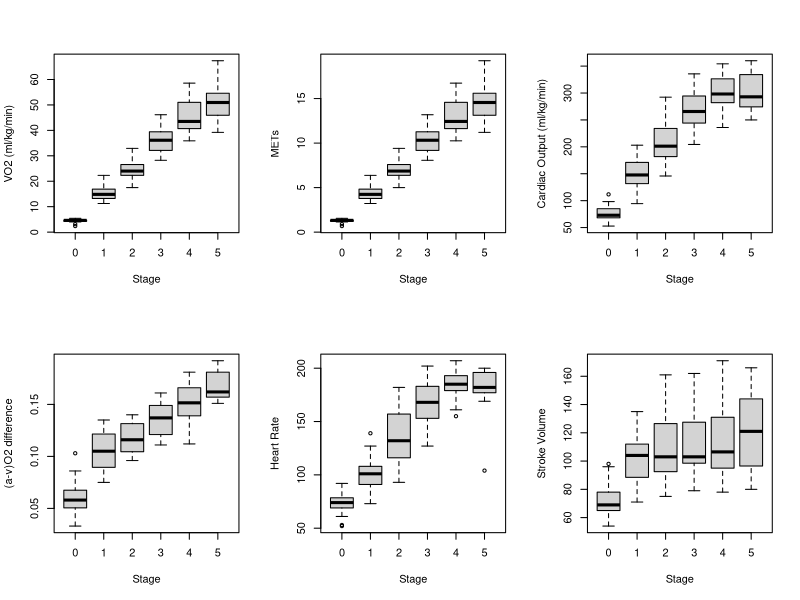
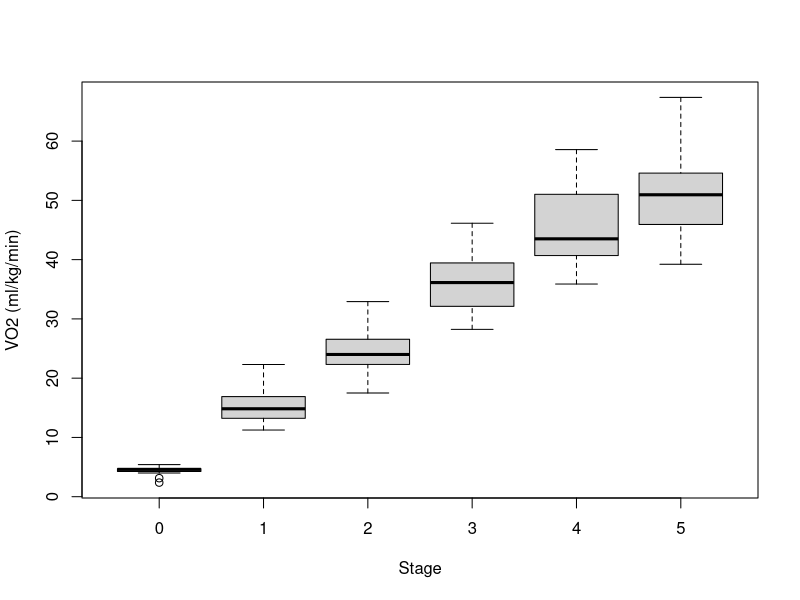
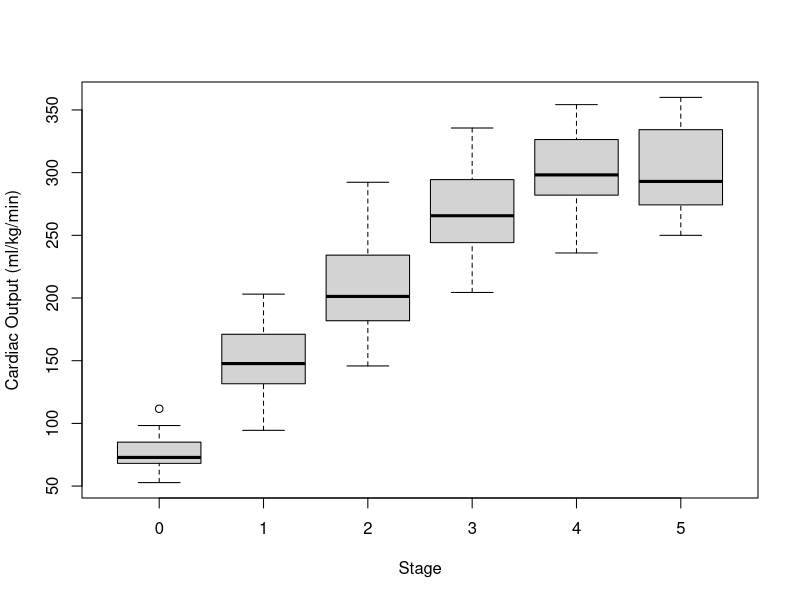
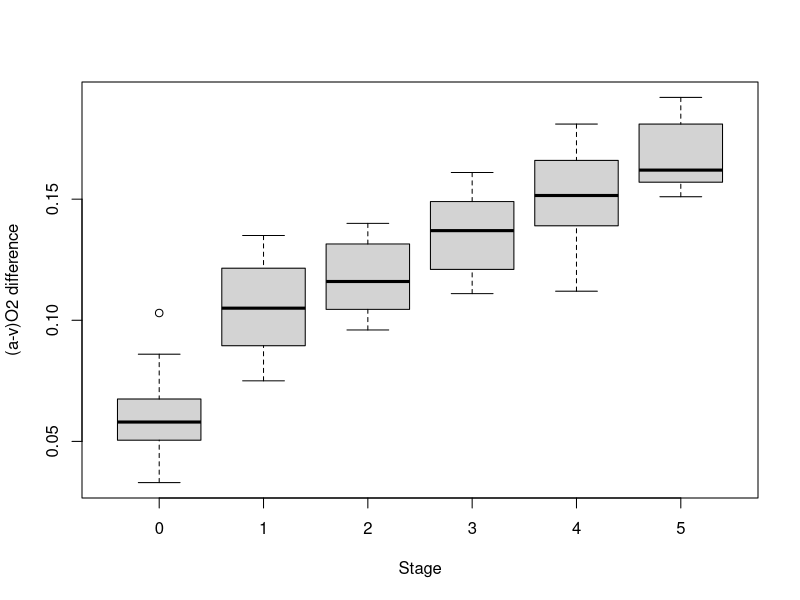
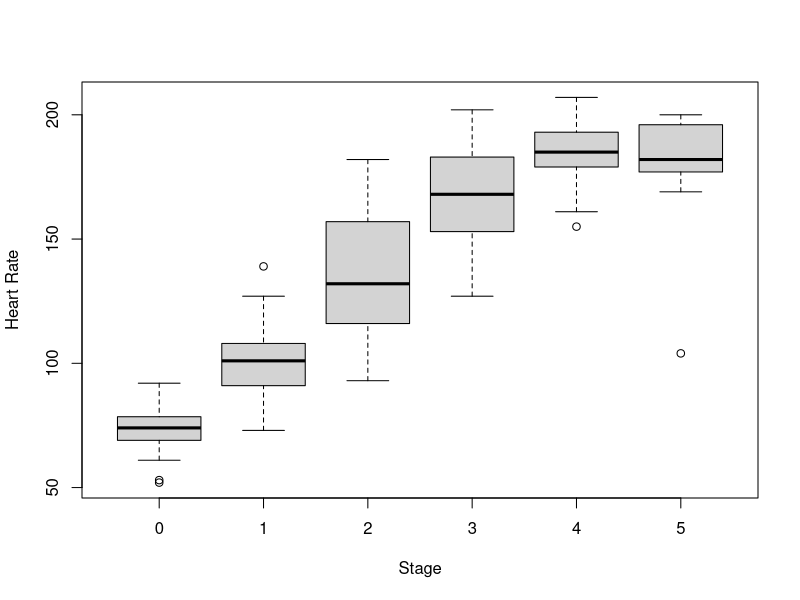
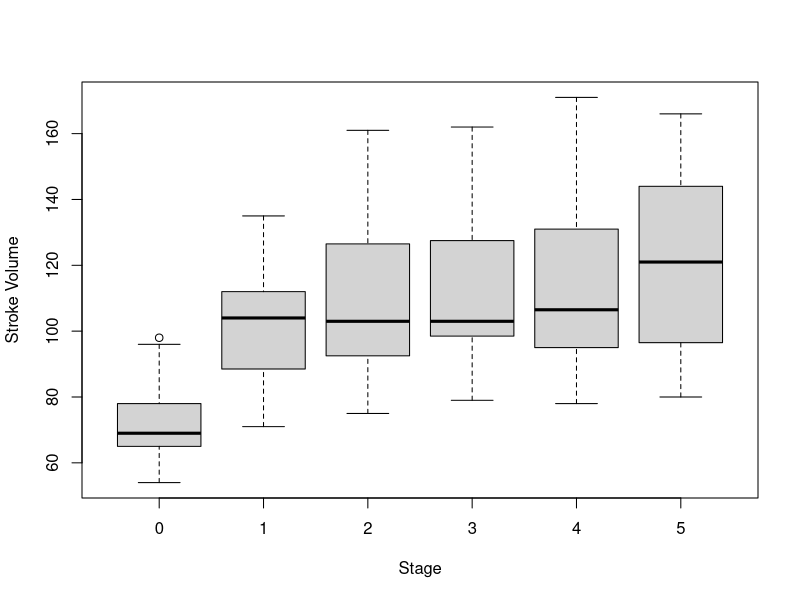
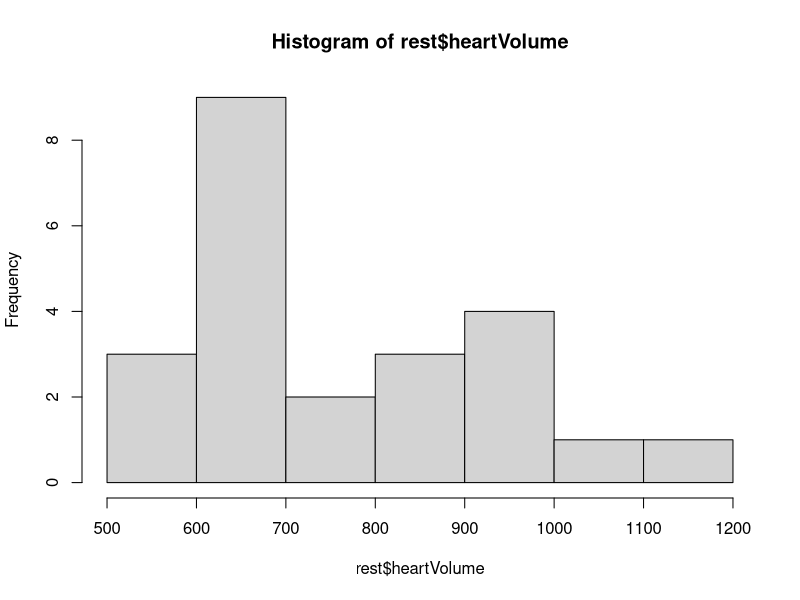
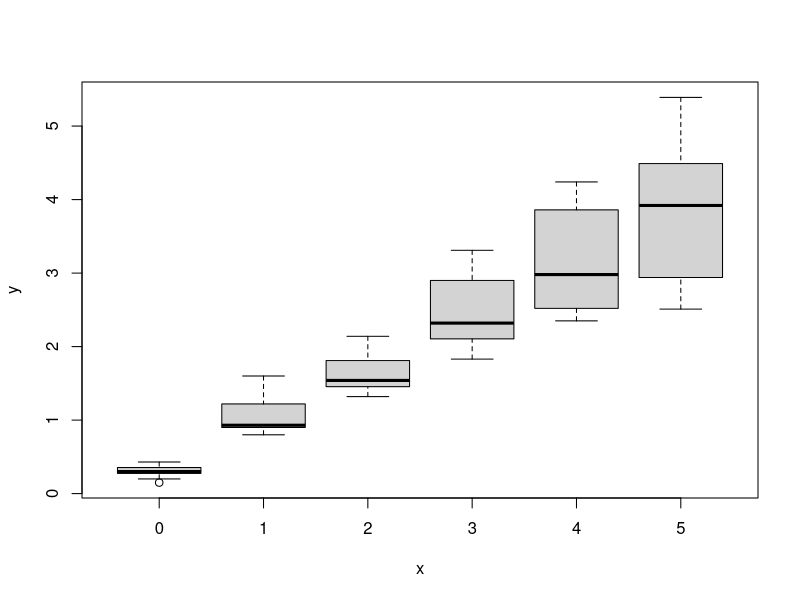

Here is the R script that generated these plots, in order:
#Aerobic capacity based on Astrand's classic paper in 1964

library(dplyr)
library(ggplot2)

setwd("~/AerobicCapacity/Astrand_1964")
data <- read.csv("data.csv")
data<-tbl_df(data)
data <- mutate(data,VO2_mlkg = (VO2*1000)/weight, METs = VO2_mlkg/3.5, AV_diff = AV_diff/100, SV_L = SV/1000, SV_mlkg = SV/weight, Q_mlkg = (Q*1000)/weight)
data$stage <- as.factor(data$stage)
by_stage <- group_by(data,stage)
summarize(by_stage, mean(METs), mean(VO2_mlkg), mean(VO2), mean(Q), mean(Q_mlkg), mean(AV_diff), mean(HR), mean(SV), mean(SV_L), mean(SV_mlkg), mean(heartVolume))


par(mfrow = c(2, 3))
with(data, plot(stage, VO2_mlkg, xlab="Stage", ylab="VO2 (ml/kg/min)"))
with(data, plot(stage, METs, xlab = "Stage", ylab="METs"))
with(data, plot(stage, Q_mlkg, xlab="Stage", ylab="Cardiac Output (ml/kg/min)"))
with(data, plot(stage, AV_diff, xlab="Stage", ylab="(a-v)O2 difference"))
with(data, plot(stage, HR, xlab="Stage", ylab="Heart Rate"))
with(data, plot(stage, SV,xlab="Stage", ylab="Stroke Volume"))


dev.copy(png, file = "plot.png", width = 480, height = 480)
dev.off()

par(mfrow = c(1, 1))
with(data, plot(stage, VO2_mlkg, xlab="Stage", ylab="VO2 (ml/kg/min)"))
dev.copy(png, file = "VO2.png", width = 480, height = 480)
dev.off()

par(mfrow = c(1, 1))
with(data, plot(stage, Q_mlkg, xlab="Stage", ylab="Cardiac Output (ml/kg/min)"))
dev.copy(png, file = "Q.png", width = 480, height = 480)
dev.off()

par(mfrow = c(1, 1))
with(data, plot(stage, AV_diff, xlab="Stage", ylab="(a-v)O2 difference"))
dev.copy(png, file = "AV.png", width = 480, height = 480)
dev.off()


par(mfrow = c(1, 1))
with(data, plot(stage, HR, xlab="Stage", ylab="Heart Rate"))
dev.copy(png, file = "hr.png", width = 480, height = 480)
dev.off()

par(mfrow = c(1, 1))
with(data, plot(stage, SV,xlab="Stage", ylab="Stroke Volume"))
dev.copy(png, file = "sv.png", width = 480, height = 480)
dev.off()


write.csv(data,"AstrandData1964.csv")

rest <- filter(data,stage == 0)
hist(rest$heartVolume)
plot(data$stage,data$VO2)
hist(data$AV_diff)

#Confirm that VO2 in L/min is the same as Q * AV_diff in this data set
data <- mutate(data,calcVO2 = AV_diff * Q)
data$stage <- as.factor(data$stage)
by_stage <- group_by(data,stage)
summarize(by_stage, mean(VO2), mean(calcVO2))

summarize(by_stage, mean(Q), min(Q), max(Q))

#A function to calculate VO2Max_est
vo2_function <- function(Q, AV_diff){
	vo2<-Q*AV_diff
}


